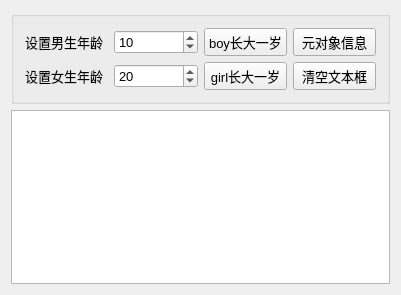
<?xml version="1.0" encoding="UTF-8"?>
<ui version="4.0">
 <class>Widget</class>
 <widget class="QWidget" name="Widget">
  <property name="geometry">
   <rect>
    <x>0</x>
    <y>0</y>
    <width>401</width>
    <height>295</height>
   </rect>
  </property>
  <property name="font">
   <font>
    <pointsize>10</pointsize>
   </font>
  </property>
  <property name="windowTitle">
   <string>元对象系统特性</string>
  </property>
  <layout class="QVBoxLayout" name="verticalLayout">
   <item>
    <widget class="QGroupBox" name="groupBox">
     <property name="title">
      <string/>
     </property>
     <layout class="QGridLayout" name="gridLayout">
      <item row="0" column="0">
       <widget class="QLabel" name="labBoy">
        <property name="text">
         <string>设置男生年龄</string>
        </property>
       </widget>
      </item>
      <item row="0" column="1">
       <widget class="QSpinBox" name="spinBoy">
        <property name="minimum">
         <number>0</number>
        </property>
        <property name="maximum">
         <number>200</number>
        </property>
        <property name="value">
         <number>10</number>
        </property>
       </widget>
      </item>
      <item row="0" column="2">
       <widget class="QPushButton" name="btnBoyInc">
        <property name="text">
         <string>boy长大一岁</string>
        </property>
       </widget>
      </item>
      <item row="0" column="3">
       <widget class="QPushButton" name="btnClassInfo">
        <property name="text">
         <string>元对象信息</string>
        </property>
       </widget>
      </item>
      <item row="1" column="0">
       <widget class="QLabel" name="labGirl">
        <property name="text">
         <string>设置女生年龄</string>
        </property>
       </widget>
      </item>
      <item row="1" column="1">
       <widget class="QSpinBox" name="spinGirl">
        <property name="maximum">
         <number>200</number>
        </property>
        <property name="value">
         <number>20</number>
        </property>
       </widget>
      </item>
      <item row="1" column="2">
       <widget class="QPushButton" name="btnGirlInc">
        <property name="text">
         <string>girl长大一岁</string>
        </property>
       </widget>
      </item>
      <item row="1" column="3">
       <widget class="QPushButton" name="btnClear">
        <property name="text">
         <string>清空文本框</string>
        </property>
       </widget>
      </item>
     </layout>
    </widget>
   </item>
   <item>
    <widget class="QPlainTextEdit" name="textEdit"/>
   </item>
  </layout>
 </widget>
 <layoutdefault spacing="6" margin="11"/>
 <resources/>
 <connections/>
</ui>
